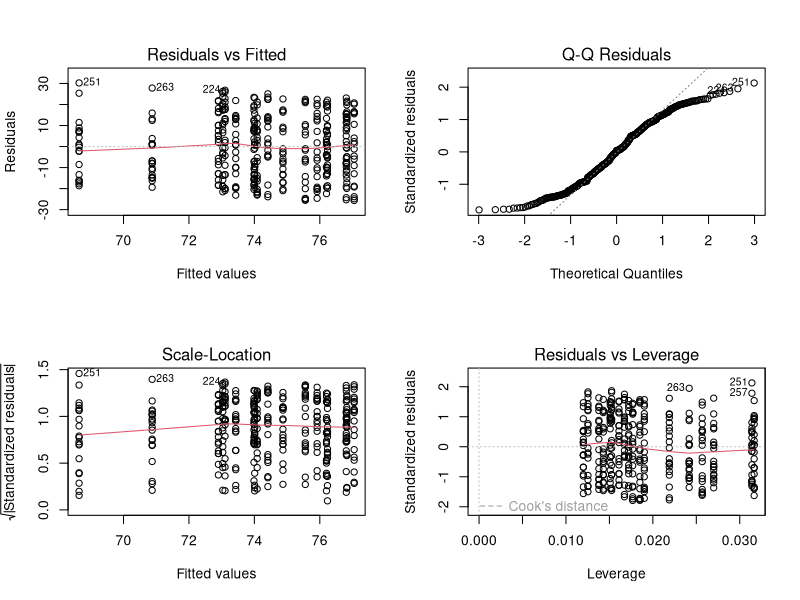

Generate this figure with R:
### verificar influencia de variaveis abioticas em atributos morfofisiologicos ###

# carregar pacotes
library(readr)
library(ggplot2)
library(tibble)
library(tidyverse)

# 1. Carregar e Preparar os Dados
dados <- read_csv("data/data_tratados/dados_completos.csv")

dados <- dados %>%
  mutate(
    # Sem transformação logarítmica - usando LMA na escala original
    formacao = as.factor(formacao),
    campanha = as.factor(campanha)
  )

# Ajuste do Modelo de Regressão Linear Múltipla com LMA
# Fórmula: lma ~ Efeitos Fixos
modelo <- lm(
  lma ~ formacao + campanha + temperatura + umidade + precipitacao,
  data = dados
)

# Análise dos Resultados
# Sumário Completo do Modelo
summary(modelo)

# Teste de Significância Global dos Fatores
aov(modelo) 

# 5. DIAGNÓSTICO CRÍTICO: VERIFICAÇÃO DE PRESSUPOSTOS
par(mfrow = c(2, 2)) 
plot(modelo)
par(mfrow = c(1, 1))
